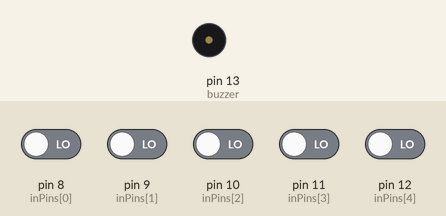
Simulated run of this sketch. Board: Arduino Uno, built with avr-gcc and run on an emulated ATmega328P. Shown: buzzer (waves = sounding). The inputs (shaded band) are chosen by the test bench; at power-on: pin 8 (inPins[0]), pin 9 (inPins[1]), pin 10 (inPins[2]), pin 11 (inPins[3]), pin 12 (inPins[4]) LOW.

Above: at 1.2 s.
1.3 s: pin 8 (inPins[0]) driven HIGH
At 3.9 s:
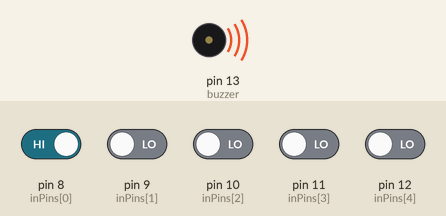
4.3 s: pin 9 (inPins[1]) driven HIGH
At 6.5 s:
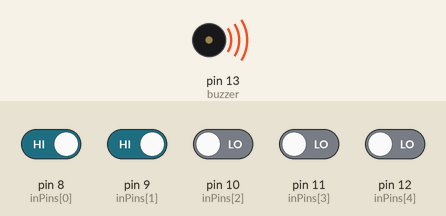
6.8 s: pin 10 (inPins[2]) driven HIGH
9.8 s: pin 10 (inPins[2]) driven LOW
Timing chart, 0 to 12.8 s (numbered marks = the images above; inputs shaded):
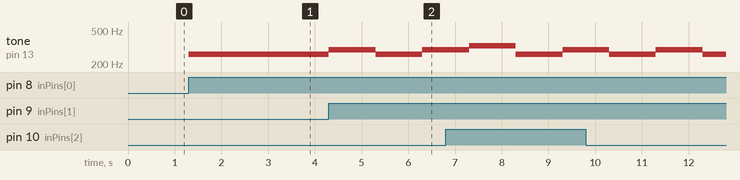

The sketch:

piano.ino
```cpp
const int buzzer = 13;
const int inPins[] = {8, 9, 10, 11, 12};
const float toneFrequencies[] = {261.6, 293.7, 329.6, 349.2, 392};

void setup() {
  // defined buzzer pin as output
  pinMode(buzzer, OUTPUT);

  // defined all the input pins for buttons
  for(int i=0;i<sizeof(inPins)/sizeof(int);i++){
    pinMode(i, INPUT);
  }
}

void loop() {
  for(int i=0;i<5;i++){
    int val = digitalRead(inPins[i]);
    if(val == HIGH){
        tone(buzzer, toneFrequencies[i]);
        delay(1000);
    }
    noTone(buzzer);
  }
}
```

Measured:
- after the input at 1.3 s, tone on pin 13 (buzzer): silent → 261 Hz at once
- after the input at 4.3 s, tone on pin 13 (buzzer): 261 Hz → 293 Hz at once, → 261 Hz 1.0 s later, → 293 Hz 1.0 s later
